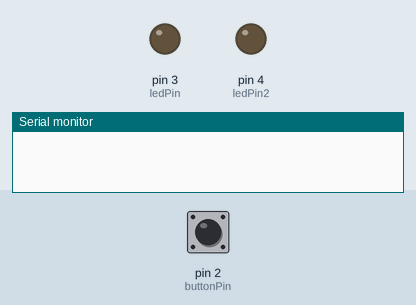
A sketch run on a simulated Arduino Uno, built with avr-gcc and run on an emulated ATmega328P. Parts: output pins drawn as LEDs (lit = HIGH), the last lines printed to the serial monitor. The test bench sets the inputs (shaded band); at power-on: pin 2 (buttonPin) LOW.

Above: at 1.2 s.
1.3 s: pin 2 (buttonPin) pulled HIGH for 3.2 s
At 1.6 s:
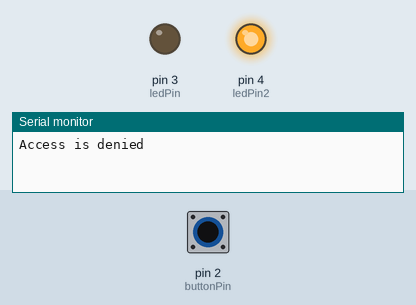
7.5 s: pin 2 (buttonPin) pulled HIGH for 0.15 s
At 10.3 s:
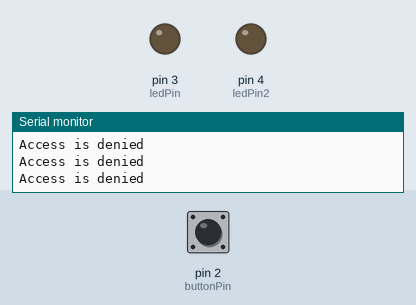
10.6 s: pin 2 (buttonPin) pulled HIGH for 1 s
At 11.1 s:
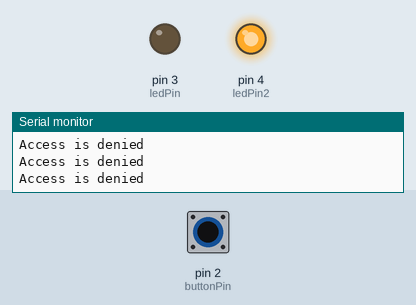
Timing chart, 0 to 14.1 s (numbered marks = the images above; inputs shaded):
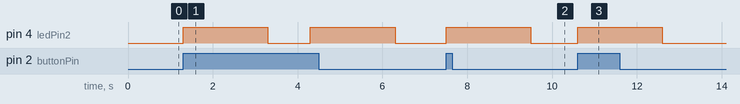

The sketch:

sketch.ino
```cpp
/*
 *  Created by TheCircuit
*/
const int buttonPin = 2; // задаем номер для контакта кнопки
const int ledPin = 3;
const int ledPin2 = 4;
int buttonState = 0;
char *myStrings[] = {"0x41", "0x42", "0x43", "0x44", "0x45", "0x46"};

const int ARRAY_SIZE = sizeof(myStrings) / sizeof(int);

int statuss = 0;
int out = 0;

bool accessCheck()
{
    bool status = false;
    for (int i = 0; i < sizeof(myStrings); i++)
    {
        if (myStrings[i] == "0x49")
        {
            status = true;
        }
    }
    return status;
}

void setup()
{
    Serial.begin(9600); // Initiate a serial communication
    pinMode(ledPin, OUTPUT);
    pinMode(ledPin2, OUTPUT);
    // инициализируем контакт кнопки как входной контакт:
    pinMode(buttonPin, INPUT);
}
void loop()
{

    buttonState = digitalRead(buttonPin);
    if (buttonState == HIGH)
    {
        // включаем светодиод:

        bool access = accessCheck();
        if (access)
        {
            Serial.println("Access is allowed");
            digitalWrite(ledPin, HIGH);
            digitalWrite(ledPin2, LOW);
        }
        else
        {
            Serial.println("Access is denied");
            digitalWrite(ledPin, LOW);
            digitalWrite(ledPin2, HIGH);
        }
        delay(2000);
        digitalWrite(ledPin, LOW);
        digitalWrite(ledPin2, LOW);
        delay(1000);
    }
}
```

Measured:
- after the input at 1.3 s, pin 4 (ledPin2): alternates HIGH for 2.0 s and LOW for 1.0 s, starting at once
- after the input at 7.5 s, pin 4 (ledPin2): LOW → HIGH at once, → LOW 2.0 s later
- after the input at 10.6 s, pin 4 (ledPin2): LOW → HIGH at once, → LOW 2.0 s later
